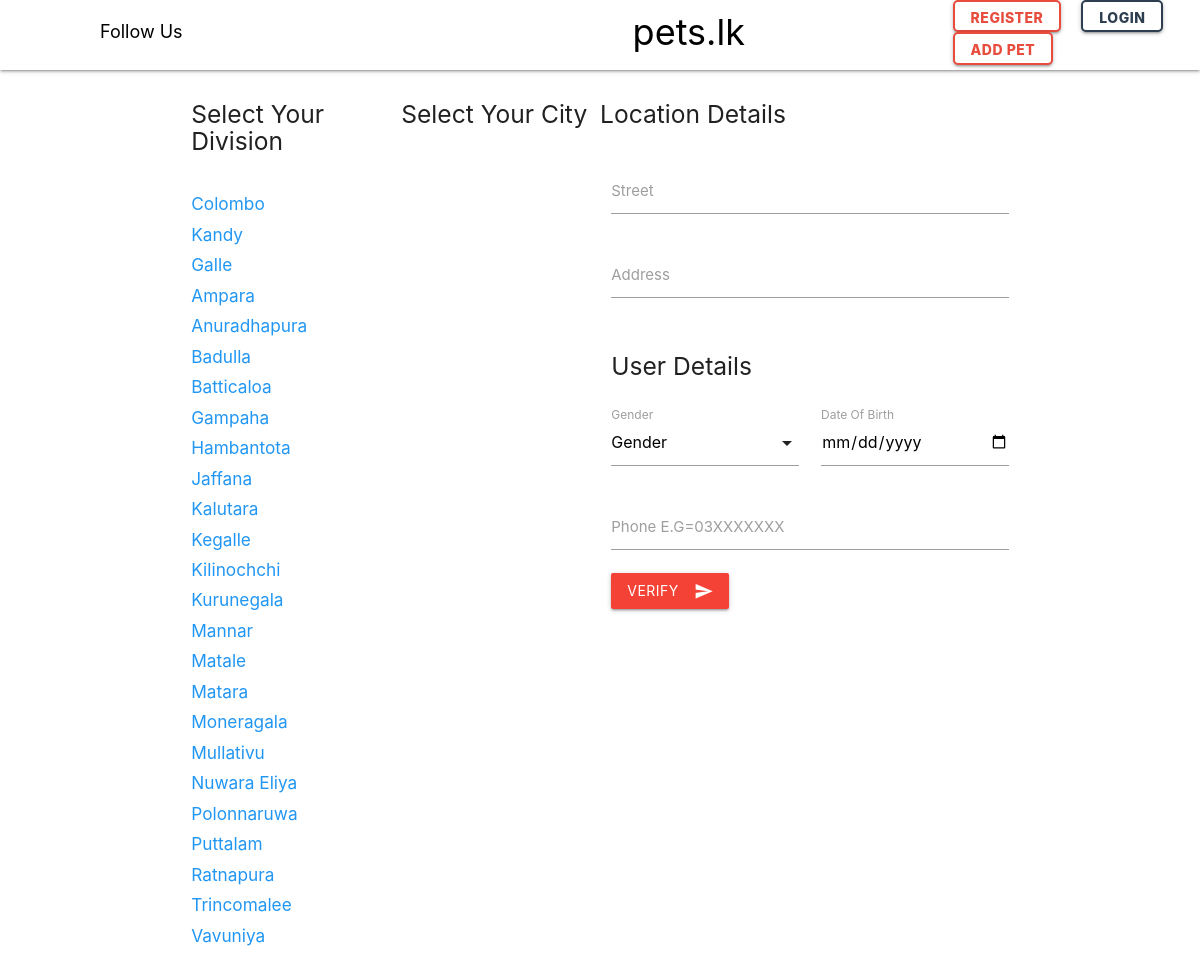
/location_verify.php, run on the app's committed database.
### tables this page shows
CREATE TABLE IF NOT EXISTS `user_location` (
  `location_id` int(11) NOT NULL AUTO_INCREMENT,
  `location` varchar(30) DEFAULT NULL,
  PRIMARY KEY (`location_id`)
);

### DB.php (called while the page is built)
<?php
function getConnection(){
    $con = new mysqli("localhost", "root", "123", "pets", 3306);
    return $con;
}
function executeQuery($q){
    $con = getConnection();
    $result = $con->query($q);
    return $result;
}
?>

### location_verify.php (the view, shortened to what this page needs)
<?php include './header.php'; ?>
<!DOCTYPE html>
<html>
    <head>
        <link type="text/css" rel="stylesheet" href="css/materialize.min.css"/>
        <link type="text/css" rel="stylesheet" href="css/materialize.css"/>
        <link type="text/css" rel="stylesheet" href="fonts/icofont.css"/>
        <link type="text/css" rel="stylesheet" href="fonts/icofont.min.css"/>
        <link type="text/css" rel="stylesheet" href="css/index.css"/>
    </head>
    <body>
        <div class="container">
            <div class="row">
                <div class="col s3">
                    <div class="section">
                        <h5>Select Your Division</h5>
                    </div>
                    <ul>
                        <?php
                        include './DB.php';
                        $q = "SELECT * FROM user_location;";
                        $result = executeQuery($q);
                        $row_count = mysqli_num_rows($result);
                        for ($x = 0; $x < $row_count; $x++) {
                            $row = mysqli_fetch_assoc($result);
                            echo "<li><h6 class='blue-text' onclick='m(" . $row["location_id"] . ");'>" . $row["location"] . "</h6></li>";
                        }
                        ?>
                    </ul>
                </div>
                <div class="col s3">
                    <div class="section">
                        <h5>Select Your City</h5>
                    </div>
                </div>
                    <div class="section">
                        <h5>Location Details</h5>
                    </div>
                <div class="col s6 input-field offset-s3">
                    <input type="text" id="street" class="validate"/>
                    <label for="street">Street</label>
                </div>
                <div class="col s6 input-field offset-s3 ">
                    <input type="text" id="address" class="validate"/>
                    <label for="street">Address</label>
                </div>
                <div class="col s6 offset-s3">
                    <div class="section">
                        <h5>User Details</h5>
                    </div>
                </div>
                <div class="col s3 input-field offset-s3">
                    <label>Gender</label>
                </div>
                <div class="col s3 input-field">
                    <input type="date" id="dob" class="validate"/>
                    <label for="dob">Date Of Birth</label>
                </div>
                <div class="col s6 input-field offset-s3">
                    <input type="text" id="contact" class="validate"/>
                    <label for="contact">Phone E.G=03XXXXXXX</label>
                </div>
                <div class="col s6 offset-s3">
                    <button class="btn red white-text" onclick="insert();">VERIFY
                        <i class="material-icons right">send</i>
                    </button>
                </div>
            </div>
        </div>
</body>
</html>

### header.php (shortened to what this page needs)
<nav class="nav-extended white box">
            <div class="nav-wrapper">
                <span class="black-text header-span">Follow Us</span>
                <ul class="black-text links">
                    <li class="link-li"><i class="icofont-facebook"></i></li>
                    <li class="link-li"><i class="icofont-twitter"></i></li>
                    <li class="link-li"><i class="icofont-instagram"></i></li>
                    <li class="link-li"><i class="icofont-pinterest"></i></li>
                </ul>
                <a href="index.php">
                <span class="black-text heading">pets.lk</span>
                </a>
                <div class="btn-div">
                    <?php
                    if(isset($_SESSION["user"])){
                        echo "<a class='waves-effect waves-light btn-small black-text white mybtn1' href='profile.php'>MY ACOUNT</a>";
                        echo "<a class='waves-effect waves-light btn-small black-text white mybtn2' href='log_out.php'>LOG OUT</a>";
                    }  else {
                        echo "<a class='waves-effect waves-light btn-small black-text white mybtn1' href='sign_up.php'>REGISTER</a>";
                        echo "<a class='waves-effect waves-light btn-small black-text white mybtn2' href='login.php'>LOGIN</a>";
                    }
                    ?>
                    <a href="pet_add.php" class="waves-effect waves-light btn-small black-text white mybtn1">ADD PET</a>
                </div>
            </div>
        </nav>

### css/index.css (style rules this page uses)
.header-span { font-size: 18px; font-weight: 400; margin-left: 100px; }
.links { position: absolute; display: inline-block; }
.link-li { margin-left: 15px; cursor: pointer; }
.btn-div { position: absolute; display: inline-block; margin-left: 750px; }
.mybtn1 { display: inline-block; margin-left: 20px; border: solid; border-width: 2px; border-color: #e74c3c !important; color: #e74c3c !important; border-radius: 5px; font-size: 14px; font-weight: 800; }
.mybtn2 { display: inline-block; margin-left: 20px; border: solid; border-width: 2px; border-color: #2c3e50 !important; color: #2c3e50 !important; border-radius: 5px; font-size: 14px; font-weight: 800; }
.box { height: 70px !important; border-color: #535c68 !important; }
.heading { position: absolute; margin-left: 100px; cursor: pointer; font-size: 36px; margin-left: 450px; }

### data on the page
user_location: location "Colombo"
user_location: location "Kandy"
user_location: location "Galle"
user_location: location "Ampara"
user_location: location "Anuradhapura"
user_location: location "Badulla"
user_location: location "Batticaloa"
user_location: location "Gampaha"
user_location: location "Hambantota"
user_location: location "Jaffana"
user_location: location "Kalutara"
user_location: location "Kegalle"
user_location: location "Kilinochchi"
user_location: location "Kurunegala"
user_location: location "Mannar"
user_location: location "Matale"
user_location: location "Matara"
user_location: location "Moneragala"
user_location: location "Mullativu"
user_location: location "Nuwara Eliya"
user_location: location "Polonnaruwa"
user_location: location "Puttalam"
user_location: location "Ratnapura"
user_location: location "Trincomalee"
user_location: location "Vavuniya"
